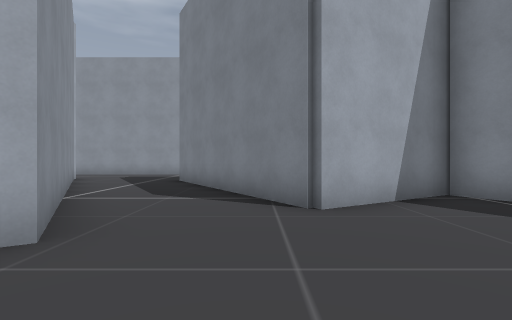
view 1 (above)

24 first-person views from a walk through a 3-D level made in the Godot game engine. The camera is 1.3 m above the floor, looks level and sees 85° across. The floor is counted in squares, 2 m on a side. Each view is taken from the middle of a square. On the plan, view 1 faces up. The plan holds only what a view shows up to about 9 squares ahead; the rest is blank. The place goes on beyond the plan. Some surface patterns are stand-ins.

view 2
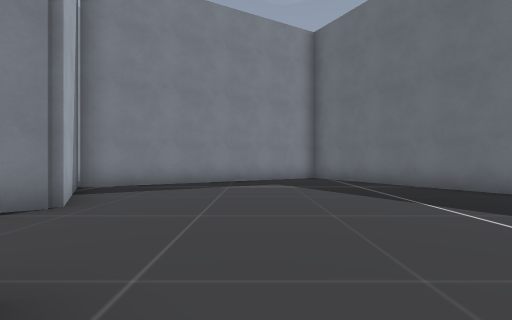

view 3
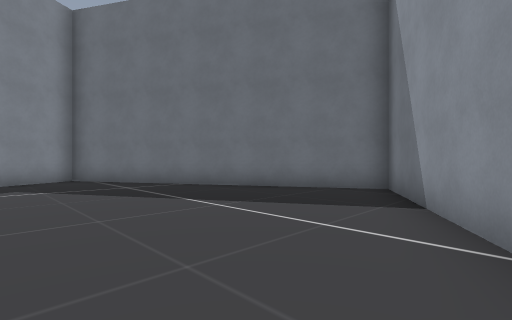

view 4
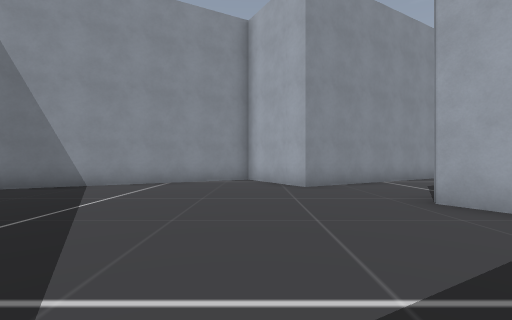

view 5
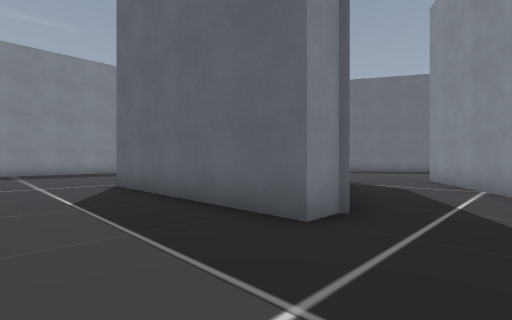

view 6
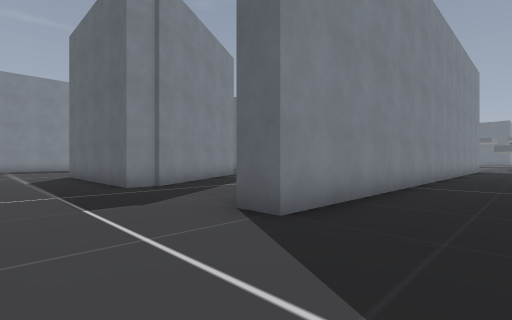

view 7
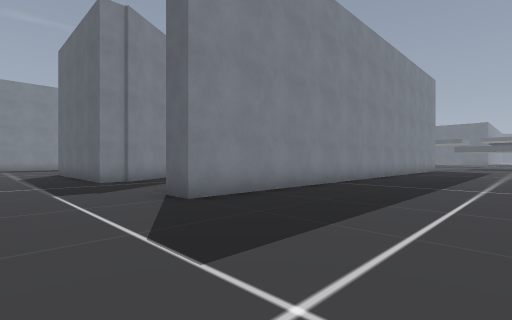

view 8
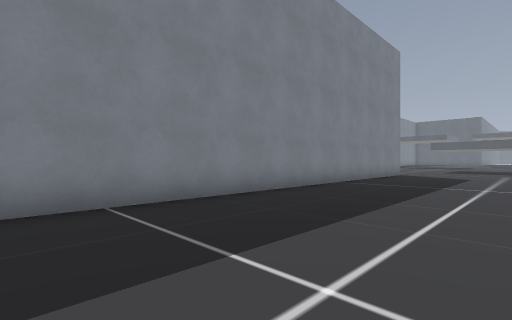

view 9
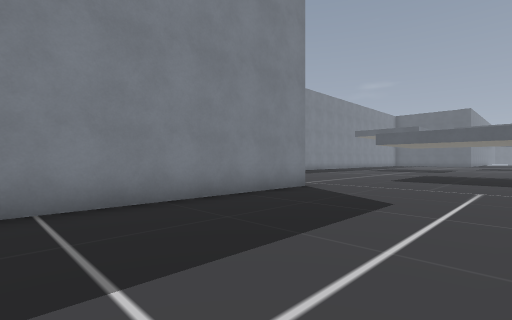

view 10
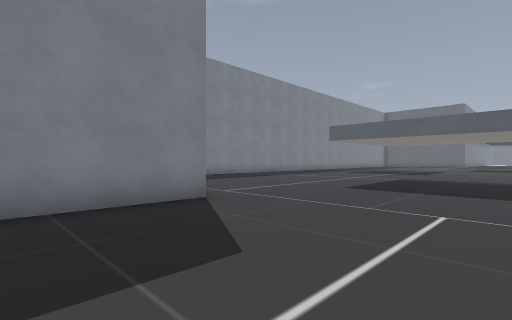

view 11
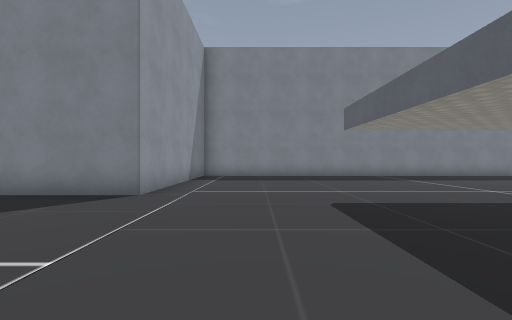

view 12
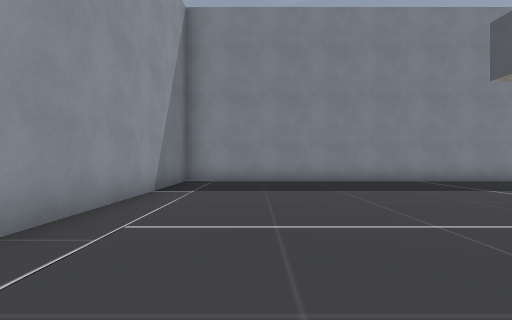

view 13
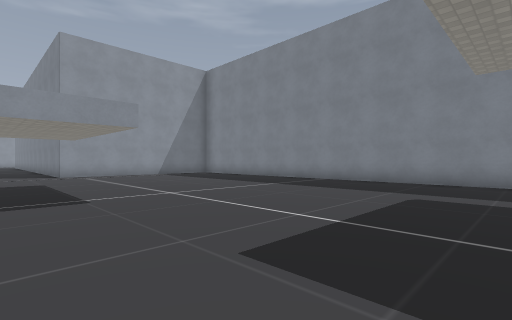

view 14
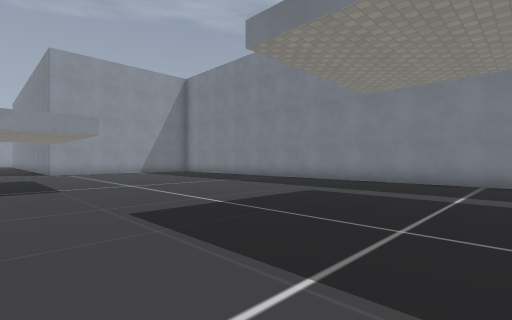

view 15
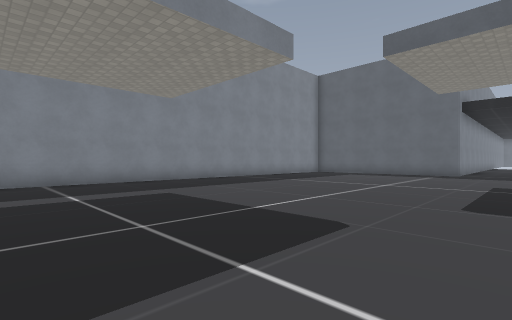

view 16
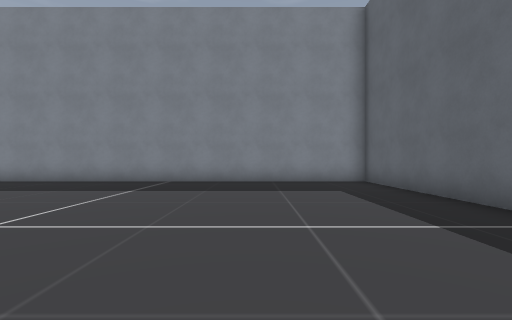

view 17
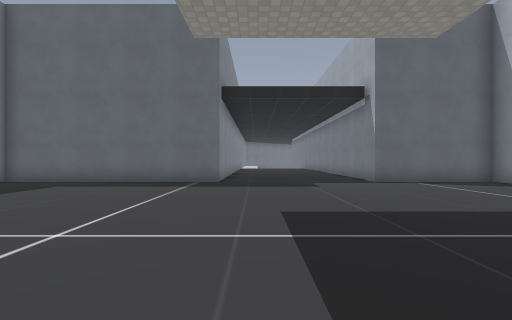

view 18
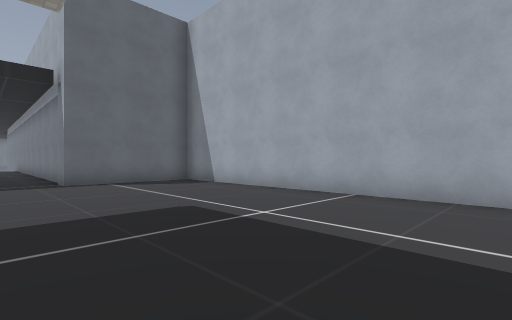

view 19
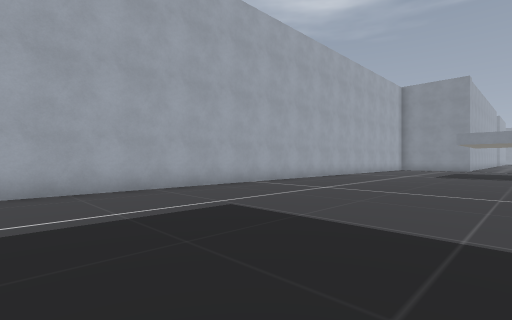

view 20
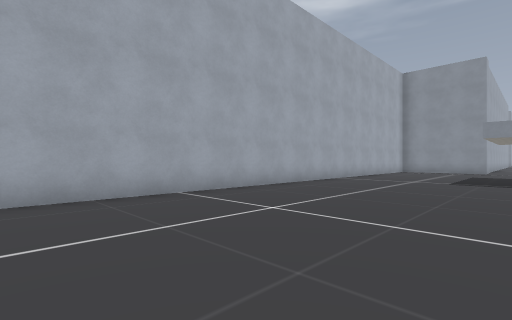

view 21
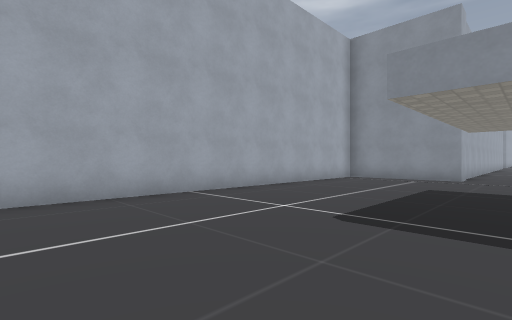

view 22
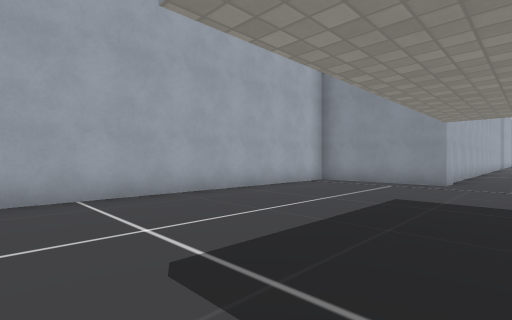

view 23
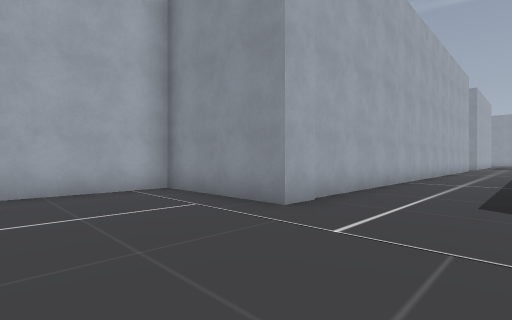

view 24
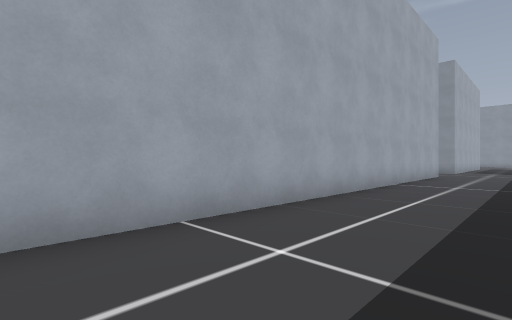

### Floor plan
Points are (right, up) in squares from view 1. A wall is a line through its corners. A room is listed if a view was taken in it or the views show most of it. See-through windows are left out.
Room 1 (views 1, 2, 3, 4)
walls: (-4, 0.3) (-0.7, -5.5) (7.1, -1.1) (3.5, 5.2) (0.8, 3.6) (-2.3, 8.6); (-4.8, 7.2) (-1.7, 2.2) (-4, 0.9)
ways out: opening at (-3.5, 7) to room 2
Room 2 (views 5, 6, 7, 8, 9, 10, 11, 12, 13, 14, 15, 16, 17, 18, 19, 20, 21, 22, 23, 24)
walls: (-11.6, 7.1) (-11.6, -6.9) (-15, -6.9) (-15, -32.3) (-11.6, -32.3) (-11.6, -33.1); (-5.8, 8.9) (-4.8, 7.2); (-2.3, 8.6) (-2.3, 9.5) (3.4, 9.5); (-6.9, -33) (-6.9, -32.3) (-0.5, -32.3) (-0.5, -6.9) (-6.9, -6.9) (-6.9, 9.5) (-6.1, 9.5)
ways out: opening at (-3.5, 7) to room 1

Positions as (right, up) in squares from view 1, and headings:
1: (0, 0), facing up
2: (-3, 1), facing right
3: (-3, 1), facing down-right
4: (5, 1), facing left
5: (-4, 12), facing down-right
6: (-9, 12), facing down-right
7: (-11, 12), facing down-right
8: (-11, 6), facing down-right
9: (-11, -1), facing down-right
10: (-11, -4), facing down-right
11: (-12, -9), facing right
12: (-9, -9), facing right
13: (-9, -19), facing up-right
14: (-9, -21), facing up-right
15: (-9, -19), facing down-right
16: (-9, -29), facing right
17: (-8, -24), facing down
18: (-10, -24), facing down-left
19: (-9, -26), facing up-left
20: (-10, -23), facing up-left
21: (-10, -17), facing up-left
22: (-10, -15), facing up-left
23: (-9, -10), facing up-left
24: (-9, -3), facing up-left
